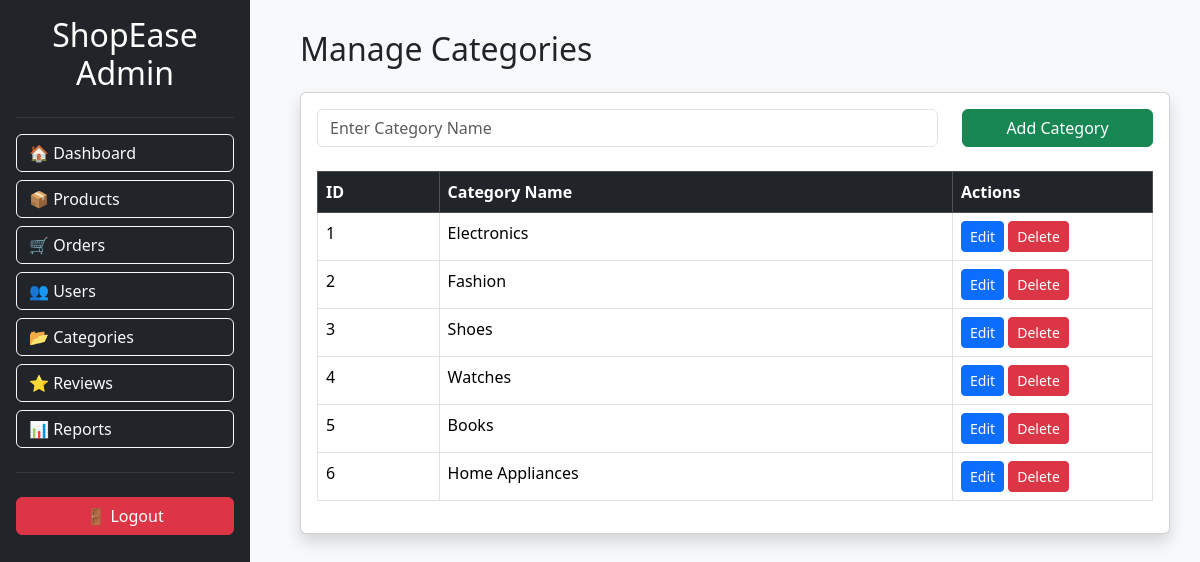
The app's page /admin/categories.php (signed in) with its own data.
### tables this page shows
CREATE TABLE `categories` (
  `id` int(11) NOT NULL,
  `category_name` varchar(100) NOT NULL
);

### admin/categories.php (the view, shortened to what this page needs)
<?php
include("../includes/db.php");
?>
<!DOCTYPE html>
<html>
<head>
<link href="https://cdn.jsdelivr.net/npm/bootstrap@5.3.3/dist/css/bootstrap.min.css" rel="stylesheet">
</head>
<body class="bg-light">
<?php include("sidebar.php"); ?>
<div style="margin-left:270px;padding:30px;">
<h2 class="mb-4">
Manage Categories
</h2>
<div class="card shadow">
<div class="card-body">
<form method="POST">
<div class="row mb-4">
<div class="col-md-9">
<input
type="text"
name="category"
class="form-control"
placeholder="Enter Category Name"
required>
</div>
<div class="col-md-3">
<button
name="add"
class="btn btn-success w-100">
Add Category
</button>
</div>
</div>
</form>
<table class="table table-bordered table-hover">
<thead class="table-dark">
<tr>
<th>ID</th>
<th>Category Name</th>
<th width="200">
Actions
</th>
</tr>
</thead>
<tbody>
<?php
$result=mysqli_query($conn,
"SELECT * FROM categories
ORDER BY id");
while($row=mysqli_fetch_assoc($result))
{
?>
<tr>
<td>
<?php echo $row['id']; ?>
</td>
<td>
<?php echo $row['category_name']; ?>
</td>
<td>
<a
href="edit_category.php?id=<?php echo $row['id']; ?>"
class="btn btn-primary btn-sm">
Edit
</a>
<a
href="categories.php?delete=<?php echo $row['id']; ?>"
class="btn btn-danger btn-sm"
onclick="return confirm('Are you sure you want to delete this category?')">
Delete
</a>
</td>
</tr>
<?php
}
?>
</tbody>
</table>
</div>
</div>
</div>
</body>
</html>

### records on screen
categories: id "1", category_name "Electronics"
categories: id "2", category_name "Fashion"
categories: id "3", category_name "Shoes"
categories: id "4", category_name "Watches"
categories: id "5", category_name "Books"
categories: id "6", category_name "Home Appliances"
